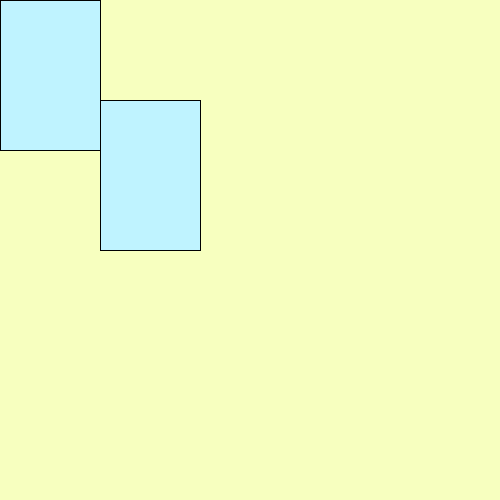
Frame 1 (no input)
Frame 60 (the mouse pressed at the canvas centre just before this capture): identical to frame 1, image omitted
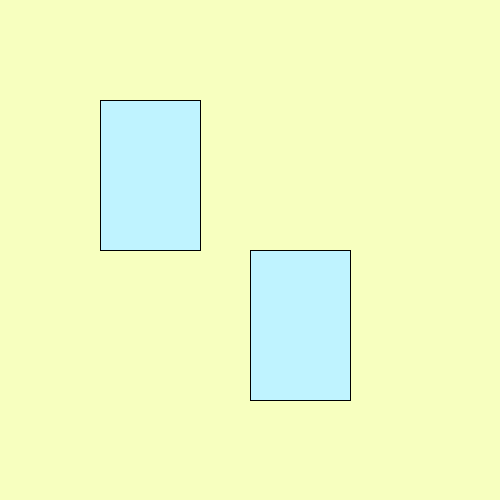
Frame 120 (the mouse held since frame 60 and released just before this capture)

The Processing sketch that drew these frames (run headless with seeded random() and noise(); from frame 60 on, the mouse is pressed at the canvas centre):

// Processing sketch: week01_2_setup_draw_mouseX_mouseY
// ── week01_2_setup_draw_mouseX_mouseY.pde
//active
void setup()
{
  size(500,500);
}
void draw()
{
  background(#F7FFBF);
  fill(#BFF3FF);
  rect(100,100,100,150);
  rect(mouseX,mouseY,100,150);
}
